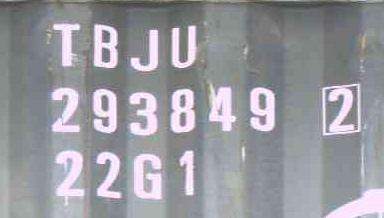
#> input picture 练习/图像处理进阶版/edge_detection/3045.jpg, 384 x 218 px
$ python '1.Laplacian算子.py'
#> lines starting #> are read from the running program, lines starting #| are printed output that depends on the picture
# -*- 练习 -*-
"""
功能：
作者：fenghuohuo
日期：2021年11月29日
python 1.Laplacian算子.py rabbit.png
"""
import sys
import cv2
import numpy as np
from scipy import signal

def laplacian(image, _boundary='fill', _fillvalue=0):
    # 拉普拉斯卷积核
    laplacianKernel = np.array([[0, -1, 0], [-1, 4, -1], [0, -1, 0]], np.float32)
    # laplacianKernel = np.array([[-1, -1, -1], [-1, 8, -1], [-1, -1, -1]], np.float32)
    # 图像矩阵与拉普拉斯算子卷积
    i_conv_lap = signal.convolve2d(image, laplacianKernel, mode='same', boundary = _boundary, fillvalue=_fillvalue)
    return i_conv_lap

# [7 lines of commented-out code are left out]
image = cv2.imread("3045.jpg", 0)
#> image: shape (218, 384); min 68, max 255, mean 152.9

# image = cv2.imread("carriage.jpg", 0)   # 4:1
# image = cv2.resize(image, (2400, 600))


# 显示原图
cv2.imshow("image.jpg", image)

# 拉普拉斯算子
i_conv_lap = laplacian(image, 'symm')
#> in laplacian, `i_conv_lap = signal.convolve2d(image, laplacianKernel, mode='same', bo..`:
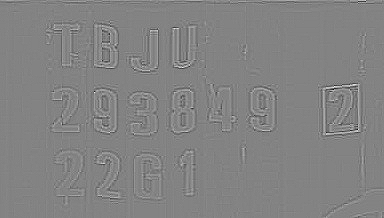
#> i_conv_lap: shape (218, 384) float32; min -213, max 201, mean 0; drawn with min black and max white

# 第一种情形：对卷积结果进行阈值化处理
threshEdge = np.copy(i_conv_lap)
threshEdge[threshEdge > 0] = 255
threshEdge[threshEdge <= 0] = 0
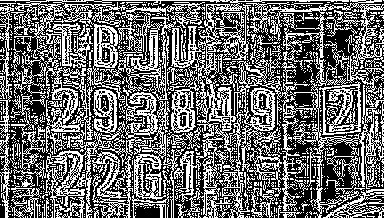
#> threshEdge: shape (218, 384) float32; 42.3% white in thin lines or dots
threshEdge = threshEdge.astype(np.uint8)
#> threshEdge: shape (218, 384); 42.3% white in thin lines or dots
cv2.imshow("threshEdge", threshEdge)
cv2.imwrite("1.Laplacian_threshEdge.png", threshEdge)

# 第二种情形：对卷积结果进行抽象化处理
asbstraction = np.copy(i_conv_lap)
asbstraction = asbstraction.astype(np.float32)
asbstraction[asbstraction >= 0] = 1.0
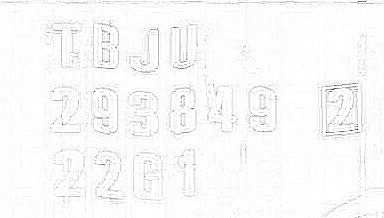
#> asbstraction: shape (218, 384) float32; min -213, max 1, mean -3.46; drawn with min black and max white
asbstraction[asbstraction < 0] = 1.0 + np.tanh(asbstraction[asbstraction<0])  # 双曲正切函数
cv2.imshow("asbstraction", asbstraction)
cv2.imwrite("1.Laplacian_asbstraction.png", asbstraction)

canny = cv2.Canny(image, 40, 150)
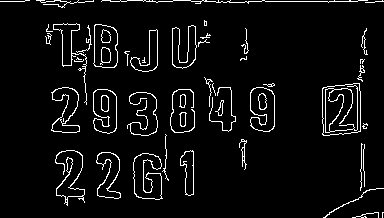
#> canny: shape (218, 384); 5.4% white in thin lines or dots
cv2.imshow("canny", canny)

# 加入去噪滤波
gas_filter = cv2.GaussianBlur(asbstraction, (5, 5), 0)
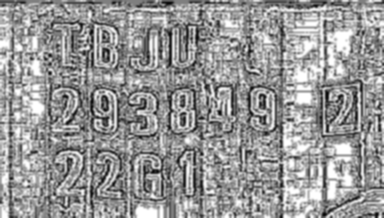
#> gas_filter: shape (218, 384) float32; min 0.0172, max 1, mean 0.592
mid_filter = cv2.medianBlur(asbstraction, 5)
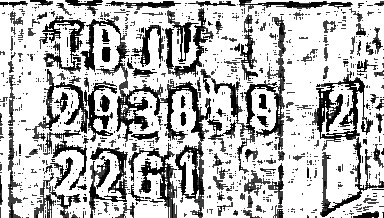
#> mid_filter: shape (218, 384) float32; min 0, max 1, mean 0.721
avg_filter = cv2.blur(asbstraction, (5, 5))
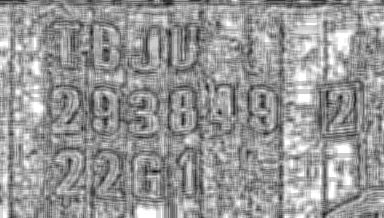
#> avg_filter: shape (218, 384) float32; min 0.0414, max 1, mean 0.592

cv2.imshow("gas", gas_filter)
cv2.imshow("mid", mid_filter)
cv2.imshow("avg", avg_filter)

cv2.waitKey(0)
cv2.destroyAllWindows()
